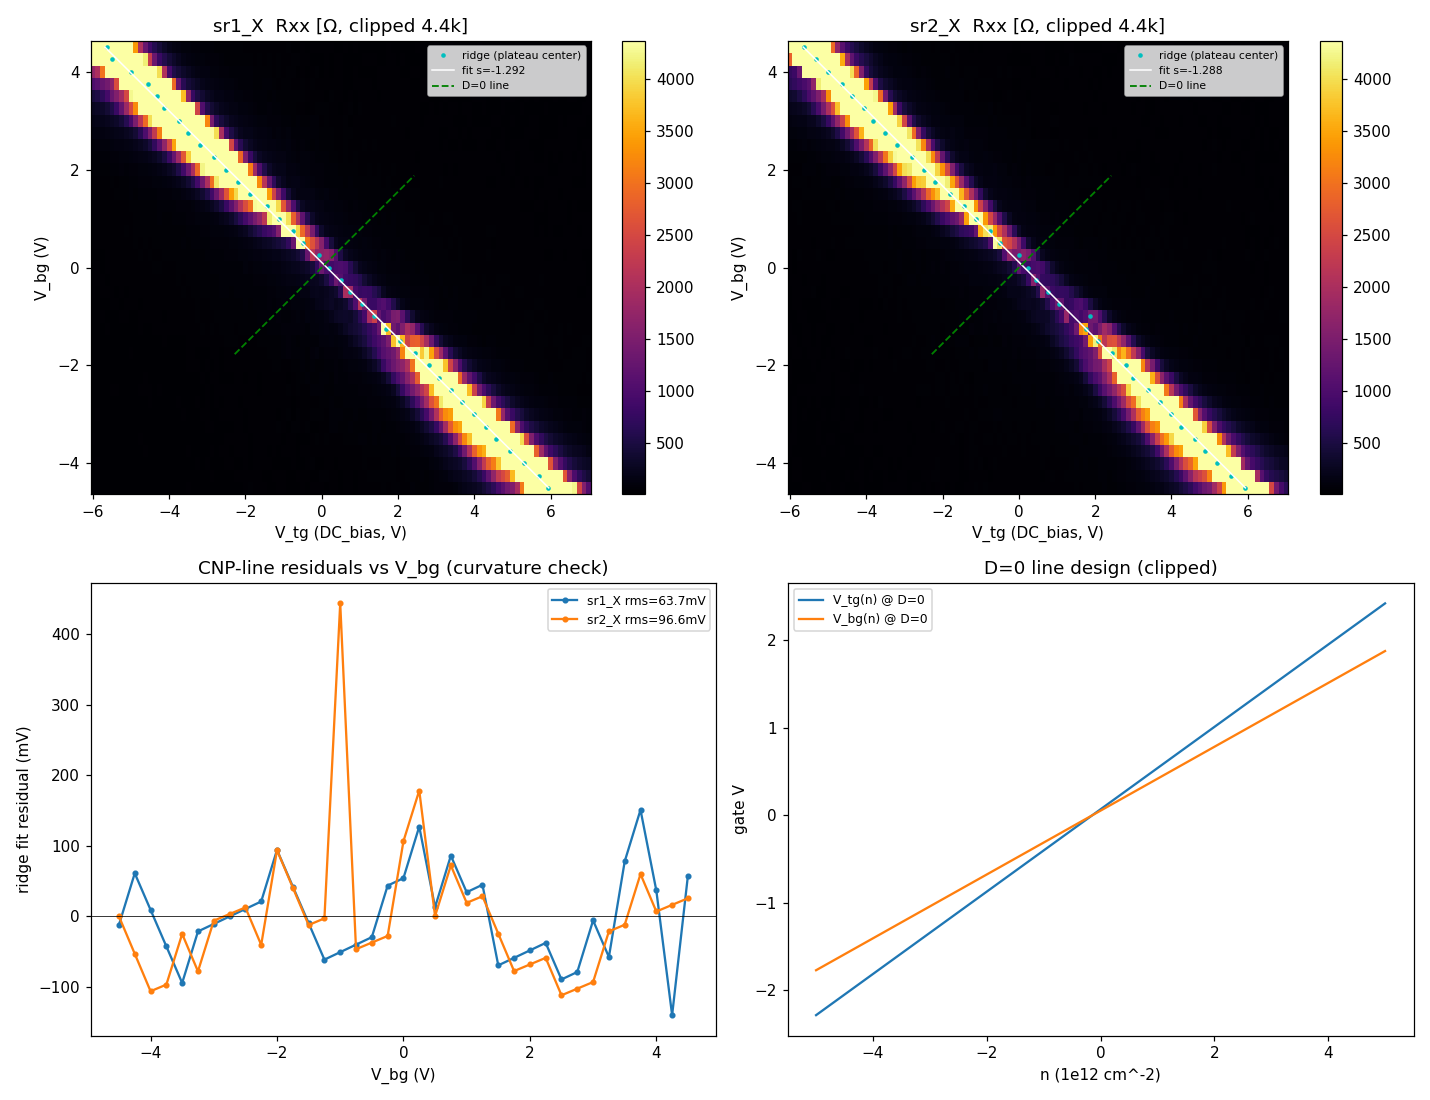

The script that saved this image:
import json, os, numpy as np
import matplotlib; matplotlib.use("Agg")
import matplotlib.pyplot as plt
from scipy.ndimage import gaussian_filter1d
from sharpelab_nb import gates

D = "data/0"; I_BIAS = 5e-9
meta = json.load(open(f"{D}/metadata.json")); cols = meta["columns"]
a = np.loadtxt(f"{D}/data.tsv.gz")
idx = {c: i for i, c in enumerate(cols)}
bg_sp = np.array(meta["slow_setpoints"]); tg_sp = np.array(meta["fast_setpoints"])
nB, nT = len(bg_sp), len(tg_sp)
bg = a[:, idx["k_2400_volt"]]; tg = a[:, idx["DC_bias"]]

def grid(chan):
    R = (a[:, idx[chan]] / I_BIAS).reshape(nB, nT)
    return R

def ridge_of(chan, smooth=1.5):
    R = grid(chan)
    tgc, rmax = [], []
    for i in range(nB):
        rs = gaussian_filter1d(R[i], smooth)
        sel = rs >= 0.98 * rs.max()
        tgc.append(tg_sp[sel].mean()); rmax.append(rs.max())
    return np.array(tgc), np.array(rmax)

fits = {}
for ch in ["sr1_X", "sr2_X"]:
    tgc, rmax = ridge_of(ch)
    p = np.polyfit(bg_sp, tgc, 1)
    resid = tgc - np.polyval(p, bg_sp)
    fits[ch] = dict(tgc=tgc, slope=p[0], b=p[1], resid=resid, rmax=rmax)
    print(f"{ch}: slope={p[0]:+.4f} c_bg/c_tg={-p[0]:+.4f} b={p[1]:+.4f}V rms={resid.std()*1e3:.1f}mV")

# ---- canonical calibration: average the two consistent Rxx channels ----
slope = np.mean([fits[c]["slope"] for c in fits]); ratio = -slope
b_int = np.mean([fits[c]["b"] for c in fits])
c_tg = gates.stack_capacitance([(15.6, 3)])      # anchor: geometry prior (15.6 nm hBN)
c_bg = ratio * c_tg                               # data-calibrated ratio
n_offset = -gates.calc_nD(b_int, 0.0, c_tg, c_bg)[0]
print(f"\nCALIB: ratio c_bg/c_tg={ratio:.4f} | c_tg={c_tg:.4e}(geom) c_bg={c_bg:.4e}(ratio) | b={b_int:+.4f}V | n_offset={n_offset:+.4f}e12")

# closure check: n along fitted ridge ~ 0
vbg_line = np.linspace(-4.5, 4.5, 200); vtg_line = slope * vbg_line + b_int
n_line, D_line = gates.calc_nD(vtg_line, vbg_line, c_tg, c_bg, n_offset, 0.0)
print(f"closure: max|n| on ridge={np.abs(n_line).max():.4f}e12  D-range on ridge=[{D_line.min():.3f},{D_line.max():.3f}]V/nm")

# ---- D=0 line design, clip to validators by dropping ----
TGv, BGv = (-6.0, 7.0), (-4.5, 4.5)
ns = np.linspace(-5, 5, 401)
Vtg0, Vbg0 = gates.calc_gate_voltages(ns, np.zeros_like(ns), c_tg, c_bg, n_offset, 0.0)
keep = (Vtg0 >= TGv[0]) & (Vtg0 <= TGv[1]) & (Vbg0 >= BGv[0]) & (Vbg0 <= BGv[1])
print(f"D=0 line realized n-window: [{ns[keep].min():+.2f}, {ns[keep].max():+.2f}]e12  ({keep.sum()}/{len(ns)} pts in-range)")
# check D constant on designed line
nchk, Dchk = gates.calc_nD(Vtg0[keep], Vbg0[keep], c_tg, c_bg, n_offset, 0.0)
print(f"D=0 line roundtrip: max|D|={np.abs(Dchk).max():.2e}V/nm  n monotonic={np.all(np.diff(nchk)>0)}")

# ================= FIGURES =================
fig, axes = plt.subplots(2, 2, figsize=(13, 10))
for ax, ch in zip(axes[0], ["sr1_X", "sr2_X"]):
    R = grid(ch)
    pc = ax.pcolormesh(tg_sp, bg_sp, np.clip(R, 0, 4400), shading="auto", cmap="inferno")
    ax.plot(fits[ch]["tgc"], bg_sp, "c.", ms=4, label="ridge (plateau center)")
    ax.plot(fits[ch]["slope"]*bg_sp+fits[ch]["b"], bg_sp, "w-", lw=1, label=f"fit s={fits[ch]['slope']:.3f}")
    ax.plot(Vtg0[keep], Vbg0[keep], "g--", lw=1.2, label="D=0 line")
    ax.set_xlabel("V_tg (DC_bias, V)"); ax.set_ylabel("V_bg (V)")
    ax.set_title(f"{ch}  Rxx [Ω, clipped 4.4k]"); ax.legend(fontsize=7, loc="upper right")
    fig.colorbar(pc, ax=ax)
ax = axes[1, 0]
for ch in fits:
    ax.plot(bg_sp, fits[ch]["resid"]*1e3, ".-", label=f"{ch} rms={fits[ch]['resid'].std()*1e3:.1f}mV")
ax.axhline(0, color="k", lw=0.5); ax.set_xlabel("V_bg (V)"); ax.set_ylabel("ridge fit residual (mV)")
ax.set_title("CNP-line residuals vs V_bg (curvature check)"); ax.legend(fontsize=8)
ax = axes[1, 1]
ax.plot(ns[keep], Vtg0[keep], label="V_tg(n) @ D=0")
ax.plot(ns[keep], Vbg0[keep], label="V_bg(n) @ D=0")
ax.set_xlabel("n (1e12 cm^-2)"); ax.set_ylabel("gate V"); ax.set_title("D=0 line design (clipped)"); ax.legend(fontsize=8)
plt.tight_layout(); plt.savefig("hera_scratch/cnp_calib.png", dpi=110)
print("\nsaved hera_scratch/cnp_calib.png")
